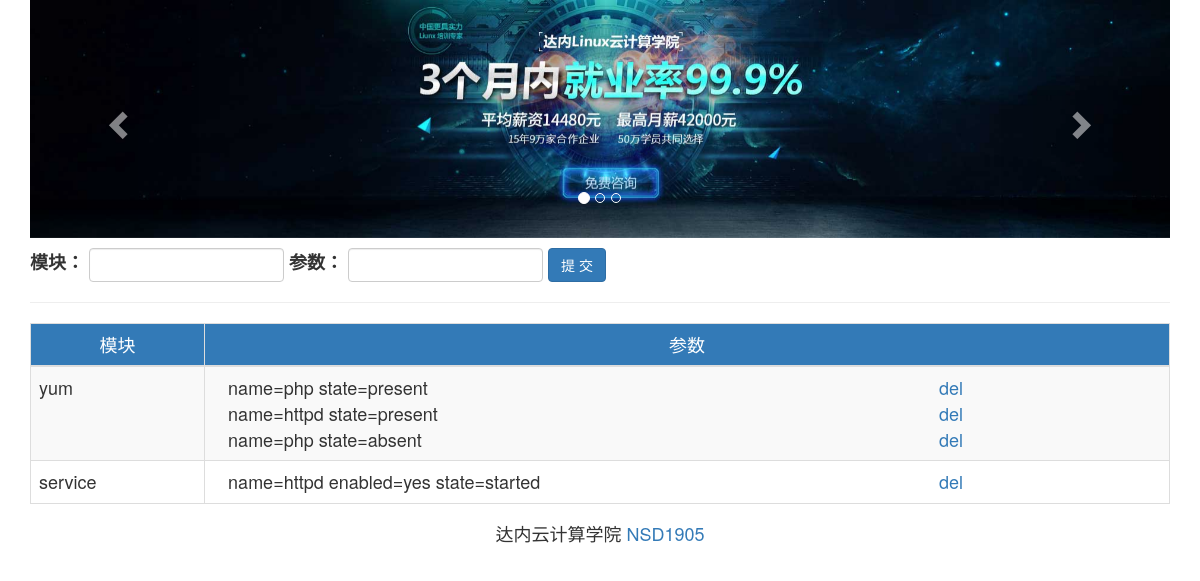
Page /webadmin/addmodules/ on the committed database.
### webadmin/models.py (models this page shows, shortened)
class Module(models.Model):
    modulename = models.CharField(max_length=50, unique=True)

class Argument(models.Model):
    arg_text = models.CharField(max_length=200)
    module = models.ForeignKey(Module)

### webadmin/views.py (the view, shortened to what this page needs)
def add_modules(request):
    modules = Module.objects.all()
    return render(request, 'add_modules.html', {'modules': modules})

### templates/add_modules.html (shortened to what this page needs)
{% extends 'basic.html' %}
{% load static %}
{% block content %}
<div class="h4">
    <form class="form-inline" action="" method="post">
        <div class="form-group">
            <label>模块：</label>
            <input class="form-control" type="text" name="module">
        </div>
        <div class="form-group">
            <label>参数：</label>
            <input class="form-control" type="text" name="params">
        </div>
        <div class="form-group">
            <input class="btn btn-primary" type="submit" value="提 交">
        </div>
    </form>
    <hr>
    <table class="table table-bordered table-hover table-striped">
        <thead>
            <tr class="text-center bg-primary">
                <td>模块</td>
                <td>参数</td>
            </tr>
        </thead>
        {% for module in modules %}
            <tr>
                <td>{{ module.modulename }}</td>
                <td>
                    <ul class="list-unstyled">
                        {% for arg in module.argument_set.all %}
                            <li>
                                <div class="col-sm-9">
                                    {{ arg.arg_text }}
                                </div>
                                <div class="col-sm-3">
                                    <a href="{% url 'del_arg' arg.id %}">
                                        del
                                    </a>
                                </div>
                            </li>
                        {% endfor %}
                    </ul>
                </td>
            </tr>
        {% endfor %}
    </table>
</div>
{% endblock %}

### rows in the picture
Module: modulename "yum"
Argument: arg_text "name=php state=present"
Argument: arg_text "name=httpd state=present"
Argument: arg_text "name=php state=absent"
Module: modulename "service"
Argument: arg_text "name=httpd enabled=yes state=started"
